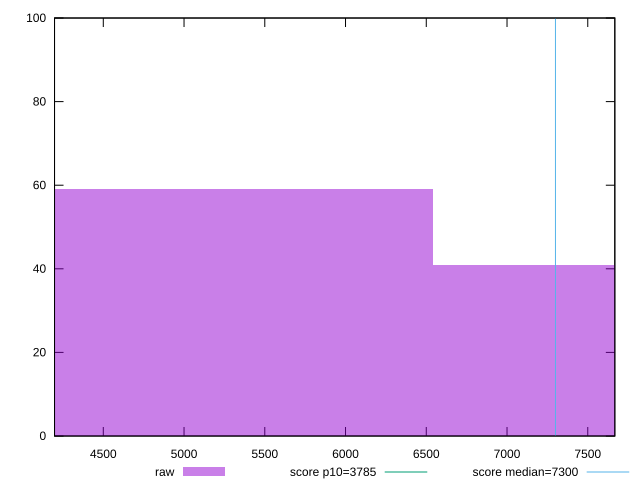

Write gnuplot code to recreate this figure.
reset

$raw <<EOF
7847.323844986669 41
5231.549229991113 59
EOF

set key outside below
set boxwidth 2615.7746149955565
set xrange [4198.082500000001:7667.5515]
set yrange [0:100]
set trange [0:100]
set style fill transparent solid 0.5 noborder

set parametric
set terminal svg size 640, 490 enhanced background rgb 'white'
set output "report_00017_2021-02-10T15-08-03.406Z/interactive/samples/pages+cached+noadtech/raw/histogram.svg"

plot $raw title "raw" with boxes, \
     3785,t title "score p10=3785", \
     7300,t title "score median=7300"

reset
